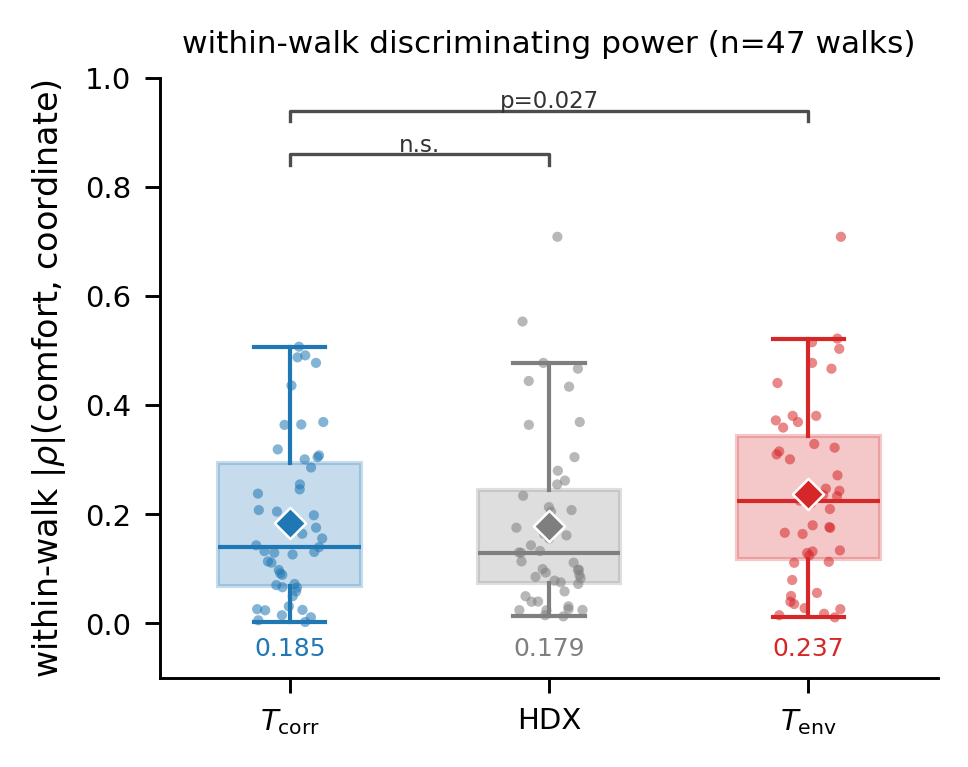

Here is the Python script that generated this plot:
"""F2 (new lead of 3.4): within-walk discriminating power.
Per walk, |rho| between comfort score and each coordinate. Scale-free (rank) and
cluster-respecting (one point per walk). Paired walk-bootstrap + Wilcoxon for T_env, HDX vs T_corr."""
import numpy as np, matplotlib.pyplot as plt
from scipy import stats
from _common import set_style, save, CM, COL, DISP
from _sep_core import load, within_walk_rho, cluster_boot_diff, COORDS
set_style()
d = load(); rho, walks = within_walk_rho(d)
n = len(walks)
cols = {"T_corr": COL["T_corr"], "HDX_corr": COL["HDX"], "T_env": COL["T_env"]}
disp = {"T_corr": r"$T_{\rm corr}$", "HDX_corr": "HDX", "T_env": r"$T_{\rm env}$"}

fig, ax = plt.subplots(figsize=(8.5 * CM, 6.6 * CM))
order = ["T_corr", "HDX_corr", "T_env"]
rng = np.random.default_rng(0)
for i, c in enumerate(order):
    v = rho[c]
    bp = ax.boxplot(v, positions=[i], widths=0.55, patch_artist=True,
                    showfliers=False, zorder=1)
    for b in bp["boxes"]:
        b.set(facecolor=cols[c], alpha=0.25, edgecolor=cols[c], lw=1.0)
    for key in ("whiskers", "caps", "medians"):
        for ln in bp[key]:
            ln.set(color=cols[c], lw=1.0)
    ax.scatter(i + rng.uniform(-0.13, 0.13, len(v)), v, s=6, color=cols[c],
               alpha=0.55, zorder=2, edgecolor="none")
    ax.scatter([i], [v.mean()], marker="D", s=28, color=cols[c], zorder=4,
               edgecolor="white", lw=0.6)
    ax.text(i, -0.06, "%.3f" % v.mean(), ha="center", fontsize=6, color=cols[c])
ax.set_xticks(range(3)); ax.set_xticklabels([disp[c] for c in order])
ax.set_ylabel(r"within-walk $|\rho|$(comfort, coordinate)")
ax.set_xlim(-0.5, 2.5); ax.set_ylim(-0.1, 1.0)
ax.set_title("within-walk discriminating power (n=%d walks)" % n, fontsize=7.5)

# paired stats vs T_corr
def paired(c):
    a, b = rho["T_corr"], rho[c]
    W, p = stats.wilcoxon(b, a)
    md, lo, hi, pp = cluster_boot_diff(a, b)
    return p, md, lo, hi
def bracket(i, j, p, dy):
    yt = 0.86 + dy
    ax.plot([i, i, j, j], [yt-0.02, yt, yt, yt-0.02], color="0.3", lw=0.8)
    star = "n.s." if p > 0.05 else ("p<0.001" if p < 1e-3 else "p=%.3f" % p)
    ax.text((i+j)/2, yt+0.005, star, ha="center", fontsize=5.5, color="0.2")
pH, mdH, loH, hiH = paired("HDX_corr")
pE, mdE, loE, hiE = paired("T_env")
bracket(0, 1, pH, 0.0)
bracket(0, 2, pE, 0.08)
save(fig, "F2_withinwalk_rho")
print("within-walk |rho| means:", {c: round(rho[c].mean(), 3) for c in COORDS}, "n=", n)
print("T_env  vs T_corr: dmean=%.3f  CI[%.3f,%.3f]  Wilcoxon p=%.4f" % (mdE, loE, hiE, pE))
print("HDX    vs T_corr: dmean=%.3f  CI[%.3f,%.3f]  Wilcoxon p=%.4f" % (mdH, loH, hiH, pH))
